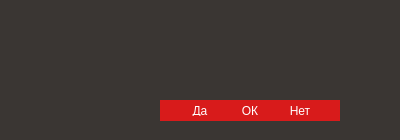
<?xml version="1.0" encoding="UTF-8"?>
<ui version="4.0">
 <class>Deletion</class>
 <widget class="QDialog" name="Deletion">
  <property name="geometry">
   <rect>
    <x>0</x>
    <y>0</y>
    <width>400</width>
    <height>140</height>
   </rect>
  </property>
  <property name="minimumSize">
   <size>
    <width>400</width>
    <height>140</height>
   </size>
  </property>
  <property name="maximumSize">
   <size>
    <width>400</width>
    <height>140</height>
   </size>
  </property>
  <property name="windowTitle">
   <string>Dialog</string>
  </property>
  <property name="styleSheet">
   <string notr="true">QDialog {
background-color: #3a3633;
}</string>
  </property>
  <widget class="QLabel" name="text">
   <property name="geometry">
    <rect>
     <x>120</x>
     <y>30</y>
     <width>270</width>
     <height>60</height>
    </rect>
   </property>
   <property name="sizePolicy">
    <sizepolicy hsizetype="Fixed" vsizetype="Fixed">
     <horstretch>0</horstretch>
     <verstretch>0</verstretch>
    </sizepolicy>
   </property>
   <property name="minimumSize">
    <size>
     <width>200</width>
     <height>60</height>
    </size>
   </property>
   <property name="maximumSize">
    <size>
     <width>270</width>
     <height>50</height>
    </size>
   </property>
   <property name="font">
    <font>
     <family>Tahoma</family>
     <pointsize>9</pointsize>
     <weight>50</weight>
     <italic>false</italic>
     <bold>false</bold>
    </font>
   </property>
   <property name="styleSheet">
    <string notr="true">QLabel {
font: 9pt &quot;Tahoma&quot;;
color: white;
}</string>
   </property>
   <property name="text">
    <string/>
   </property>
  </widget>
  <widget class="QPushButton" name="no_pushButton">
   <property name="geometry">
    <rect>
     <x>260</x>
     <y>100</y>
     <width>80</width>
     <height>21</height>
    </rect>
   </property>
   <property name="styleSheet">
    <string notr="true">QPushButton {
background-color: #d81b1b;
border-width:0px;
border-color: #3a3633;
border-style: solid;
padding: 5px;
padding-left: 5px;
padding-right: 5px;
font: 10pt &quot;Tahoma&quot;;
color: white;
}
QPushButton:pressed {
background-color:rgba(255,255,255,.2);
}
QPushButton:hover { background: rgb(255,37,37); }
QPushButton:disabled { background:#3a3633; }</string>
   </property>
   <property name="text">
    <string>Нет</string>
   </property>
  </widget>
  <widget class="QPushButton" name="yes_pushButton">
   <property name="geometry">
    <rect>
     <x>160</x>
     <y>100</y>
     <width>80</width>
     <height>21</height>
    </rect>
   </property>
   <property name="styleSheet">
    <string notr="true">QPushButton {
background-color: #d81b1b;
border-width:0px;
border-color: #3a3633;
border-style: solid;
padding: 5px;
padding-left: 5px;
padding-right: 5px;
font: 10pt &quot;Tahoma&quot;;
color: white;
}
QPushButton:pressed {
background-color:rgba(255,255,255,.2);
}
QPushButton:hover { background: rgb(255,37,37); }
QPushButton:disabled { background:#3a3633; }</string>
   </property>
   <property name="text">
    <string>Да</string>
   </property>
  </widget>
  <widget class="QPushButton" name="ok_pushButton">
   <property name="geometry">
    <rect>
     <x>210</x>
     <y>100</y>
     <width>80</width>
     <height>21</height>
    </rect>
   </property>
   <property name="styleSheet">
    <string notr="true">QPushButton {
background-color: #d81b1b;
border-width:0px;
border-color: #3a3633;
border-style: solid;
padding: 5px;
padding-left: 5px;
padding-right: 5px;
font: 10pt &quot;Tahoma&quot;;
color: white;
}
QPushButton:pressed {
background-color:rgba(255,255,255,.2);
}
QPushButton:hover { background: rgb(255,37,37); }
QPushButton:disabled { background:#3a3633; }</string>
   </property>
   <property name="text">
    <string>ОК</string>
   </property>
  </widget>
  <widget class="QLabel" name="icon">
   <property name="geometry">
    <rect>
     <x>20</x>
     <y>20</y>
     <width>100</width>
     <height>100</height>
    </rect>
   </property>
   <property name="minimumSize">
    <size>
     <width>100</width>
     <height>100</height>
    </size>
   </property>
   <property name="maximumSize">
    <size>
     <width>60</width>
     <height>60</height>
    </size>
   </property>
   <property name="text">
    <string/>
   </property>
  </widget>
 </widget>
 <resources/>
 <connections/>
</ui>
